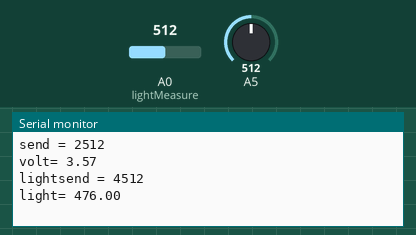
Recording of a sketch running on a simulated Arduino Uno, built with avr-gcc and run on an emulated ATmega328P. On the bench: the last lines printed to the serial monitor. The inputs (shaded band) are chosen by the test bench; at power-on: A0 (lightMeasure) = 512, A5 = 512.

Above: at 1.8 s.
1.9 s: A0 (lightMeasure) set to 716
At 2.6 s:
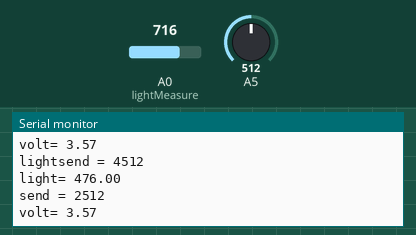
3.4 s: A5 set to 716
At 4.31 s:
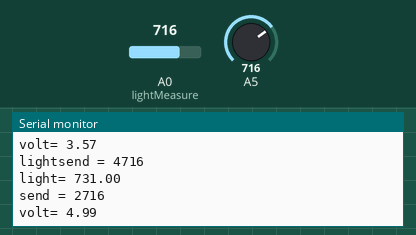
4.9 s: A0 (lightMeasure) set to 900
At 6.3 s:
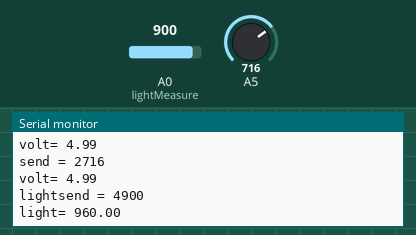
6.4 s: A5 set to 900
At 8.3 s:
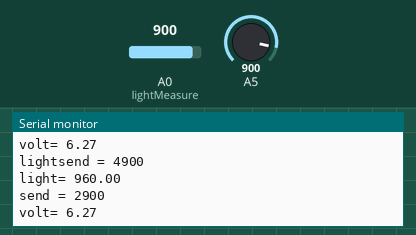
Timing chart, 0 to 8.9 s (numbered marks = the images above; inputs shaded):
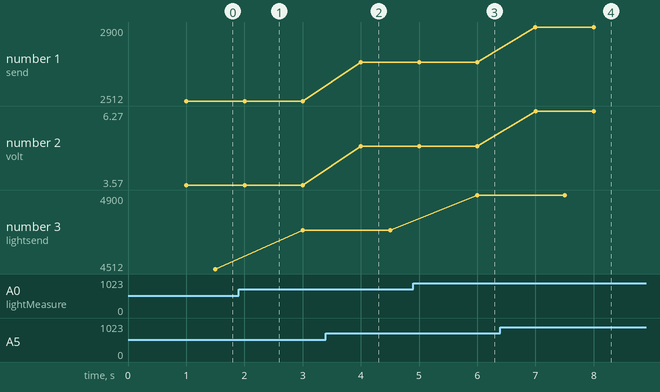

Measured:
- after the input at 3.4 s, the serial monitor: prints a new line after 0.60 s (image 2)
- after the input at 4.9 s, the serial monitor: prints a new line after 1.1 s (image 3)
- after the input at 6.4 s, the serial monitor: prints a new line after 0.60 s (image 4)
- plotted number 1: 2512 → 2716 after the input at 3.4 s, 2716 → 2900 after the input at 6.4 s
- plotted number 2: 3.57 → 4.99 after the input at 3.4 s, 4.99 → 6.27 after the input at 6.4 s
- plotted number 3: 4512 → 4716 after the input at 1.9 s, 4716 → 4900 after the input at 4.9 s

The sketch:

datasendread.ino
```cpp
#include <SoftwareSerial.h>
SoftwareSerial nodemcuConnect (2, 3);

#include <Blynk.h>
BlynkTimer VoltageDataSendEvent;
BlynkTimer LightDataSendEvent;

void setup() {
  Serial.begin(115200);
  nodemcuConnect.begin(115200);
  VoltageDataSendEvent.setInterval(1000L, voltageSending);
  LightDataSendEvent.setInterval(1500L, lightMeasure);
}

void loop() {
  VoltageDataSendEvent.run();
  LightDataSendEvent.run();
}

void voltageSending(){
  pinMode(A5, INPUT);
  int voltagesend = analogRead(A5);
  voltagesend = voltagesend + 2000;
  nodemcuConnect.println(voltagesend);
  Serial.print("send = "); Serial.println(voltagesend);

  float voltage = analogRead(A5) * (6.13/880);
  Serial.print("volt= "); Serial.println(voltage);
}

void lightMeasure(){
  pinMode(A0, INPUT);
  int lightsend = analogRead(A0);
  lightsend = lightsend + 4000;
  nodemcuConnect.println(lightsend);
  Serial.print("lightsend = "); Serial.println(lightsend);

  float light = analogRead(A0);
  light = map(light, 130, 950, 0, 1023);
  Serial.print("light= "); Serial.println(light);
}
```
